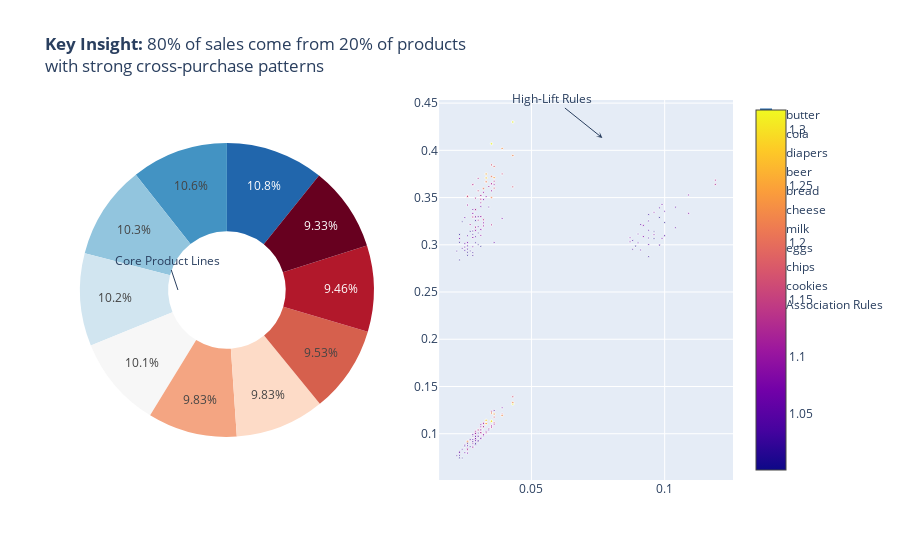

Notebook code for this chart:
### Markdown cell above
## Annotated Composite Visualization
Creates a figure with two side-by-side plots:

Left: A donut (pie) chart showing the product mix of the top 20 products by purchase frequency.

Right: A scatter plot of association rules, plotting support vs confidence, with marker size and color representing lift.

Adds interactive hover text on rules to show the exact rule in “antecedent → consequent” format.

Includes annotations pointing out:

“High-Lift Rules” on the scatter plot.

“Core Product Lines” on the donut chart.

Title highlights a key business insight:
"80% of sales come from 20% of products with strong cross-purchase patterns."

This combines data visualization with storytelling and actionable insights.

### Code cell
"""
**Narrative Techniques:**
- Annotations call out key findings
- Progressive reveal of insights
- Business-actionable conclusions
"""
# ANNOTATED COMPOSITE VISUALIZATION
fig5 = make_subplots(rows=1, cols=2, specs=[[{'type':'domain'}, {'type':'xy'}]])

# Pie chart
fig5.add_trace(go.Pie(
    labels=item_freq.index,
    values=item_freq.values,
    name="Product Mix",
    hole=0.4,
    marker_colors=px.colors.sequential.RdBu
), 1, 1)

# Rules scatter
fig5.add_trace(go.Scatter(
    x=rules['support'],
    y=rules['confidence'],
    mode='markers',
    marker=dict(
        size=rules['lift']*2,
        color=rules['lift'],
        showscale=True
    ),
    text=rules.apply(lambda x: f"Rule: {list(x['antecedents'])[0]}→{list(x['consequents'])[0]}", axis=1),
    hoverinfo='text',
    name='Association Rules'
), 1, 2)

# Annotations
fig5.update_layout(
    title_text="<b>Key Insight:</b> 80% of sales come from 20% of products<br>with strong cross-purchase patterns",
    annotations=[
        dict(
            text="High-Lift Rules",
            x=0.8, y=0.9,
            xref="paper", yref="paper",
            showarrow=True,
            arrowhead=3,
            ax=-50,
            ay=-40
        ),
        dict(
            text="Core Product Lines",
            x=0.15, y=0.5,
            xref="paper", yref="paper",
            font_size=12
        )
    ]
)
fig5.show()

### Figure 1 — Plotly figure (JSON) as saved in the notebook; plotly's stock layout.template omitted (floating-point values rounded to 4 significant figures; data arrays with more than 128 entries replaced by an {"elided": "..."} marker saying what was removed)
{"data": [{"domain": {"x": [0, 0.45], "y": [0, 1]}, "hole": 0.4, "labels": ["cookies", "chips", "eggs", "cheese", "milk", "bread", "beer", "diapers", "cola", "butter"], "marker": {"colors": ["rgb(103,0,31)", "rgb(178,24,43)", "rgb(214,96,77)", "rgb(244,165,130)", "rgb(253,219,199)", "rgb(247,247,247)", "rgb(209,229,240)", "rgb(146,197,222)", "rgb(67,147,195)", "rgb(33,102,172)", "rgb(5,48,97)"]}, "name": "Product Mix", "type": "pie", "values": [283, 287, 289, 298, 298, 306, 309, 313, 323, 327]}, {"hoverinfo": "text", "marker": {"color": {"elided": "256 float values"}, "showscale": true, "size": {"elided": "256 float values"}}, "mode": "markers", "name": "Association Rules", "text": {"elided": "256 str values"}, "type": "scatter", "x": {"elided": "256 float values"}, "xaxis": "x", "y": {"elided": "256 float values"}, "yaxis": "y"}], "layout": {"annotations": [{"arrowhead": 3, "ax": -50, "ay": -40, "showarrow": true, "text": "High-Lift Rules", "x": 0.8, "xref": "paper", "y": 0.9, "yref": "paper"}, {"font": {"size": 12}, "text": "Core Product Lines", "x": 0.15, "xref": "paper", "y": 0.5, "yref": "paper"}], "title": {"text": "<b>Key Insight:</b> 80% of sales come from 20% of products<br>with strong cross-purchase patterns"}, "xaxis": {"anchor": "y", "domain": [0.55, 1]}, "yaxis": {"anchor": "x", "domain": [0, 1]}}}
